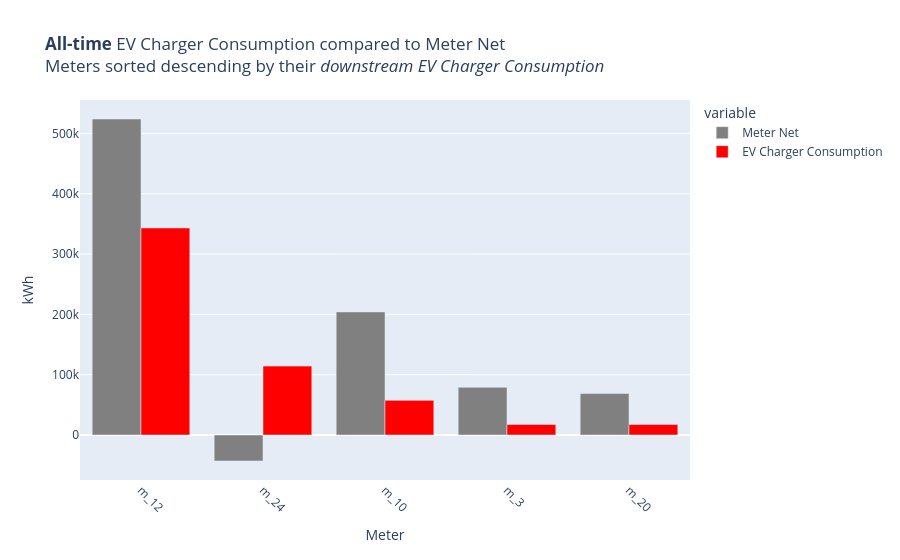

The code cell stored with this chart in its notebook:
### Code cell
# Plot per-Meter EVCharger consumption alongside Meter's Net flow, sorted by the former descending.
fig = px.bar(
    meter_combined_data.sort_values(by="EV Charger Consumption", ascending=False),
    x="meter_id",
    y=["Meter Net", "EV Charger Consumption"],
    labels={"value": "kWh", "meter_id": "Meter"},
    barmode="group",
    color_discrete_map={"Meter Net": "gray", "EV Charger Consumption": "red"},
    title="<b>All-time</b> EV Charger Consumption compared to Meter Net<br>Meters sorted descending by their <i>downstream EV Charger Consumption</i>",
)
fig.update_xaxes(tickangle=45)
fig.show()

### Figure 1 — Plotly figure (JSON) as saved in the notebook; plotly's stock layout.template omitted (floating-point values rounded to 4 significant figures)
{"data": [{"alignmentgroup": "True", "hovertemplate": "variable=Meter Net<br>Meter=%{x}<br>kWh=%{y}<extra></extra>", "legendgroup": "Meter Net", "marker": {"color": "gray", "pattern": {"shape": ""}}, "name": "Meter Net", "offsetgroup": "Meter Net", "orientation": "v", "showlegend": true, "textposition": "auto", "type": "bar", "x": ["m_12", "m_24", "m_10", "m_3", "m_20"], "xaxis": "x", "y": [523900.0, -43110.0, 204000.0, 79050.0, 68750.0], "yaxis": "y"}, {"alignmentgroup": "True", "hovertemplate": "variable=EV Charger Consumption<br>Meter=%{x}<br>kWh=%{y}<extra></extra>", "legendgroup": "EV Charger Consumption", "marker": {"color": "red", "pattern": {"shape": ""}}, "name": "EV Charger Consumption", "offsetgroup": "EV Charger Consumption", "orientation": "v", "showlegend": true, "textposition": "auto", "type": "bar", "x": ["m_12", "m_24", "m_10", "m_3", "m_20"], "xaxis": "x", "y": [343200.0, 114200.0, 57480.0, 17390.0, 17340.0], "yaxis": "y"}], "layout": {"barmode": "group", "legend": {"title": {"text": "variable"}, "tracegroupgap": 0}, "title": {"text": "<b>All-time</b> EV Charger Consumption compared to Meter Net<br>Meters sorted descending by their <i>downstream EV Charger Consumption</i>"}, "xaxis": {"anchor": "y", "domain": [0, 1], "tickangle": 45, "title": {"text": "Meter"}}, "yaxis": {"anchor": "x", "domain": [0, 1], "title": {"text": "kWh"}}}}
